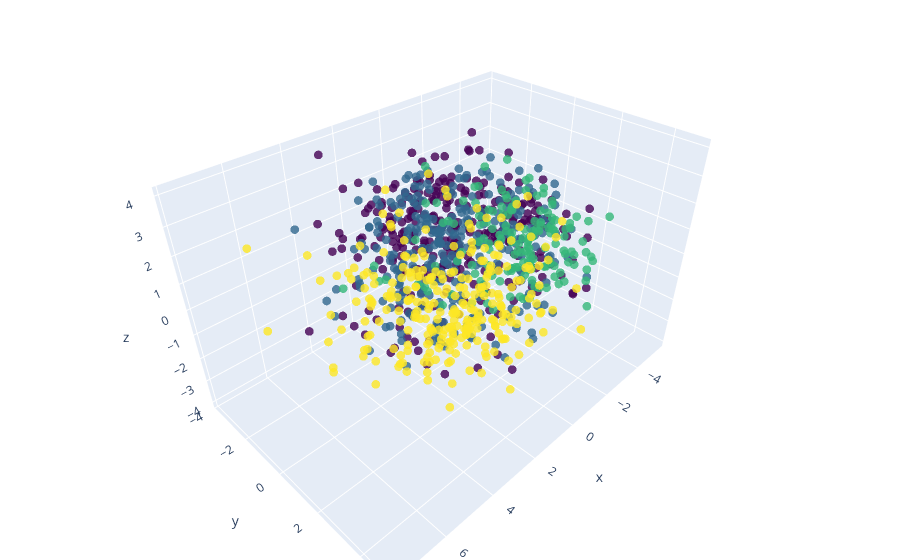
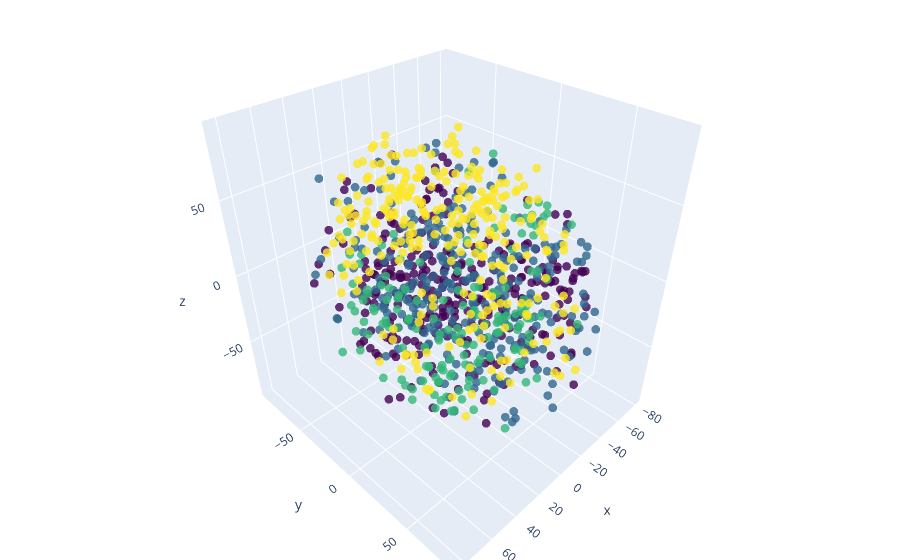

The notebook cell these images were saved under, in order:
### Code cell
import plotly.graph_objects as go

pca = PCA(n_components=3)
pca_result = pca.fit_transform(features)

fig = go.Figure(data=[go.Scatter3d(
    x=pca_result[:,0],
    y=pca_result[:,1],
    z=pca_result[:,2],
    mode='markers',
    marker=dict(
        size=3,
        color=labels,                
        colorscale='Viridis', 
        opacity=0.8
    )
)])

fig.update_layout(margin=dict(l=0, r=0, b=0, t=0))
fig.show()

import plotly.graph_objects as go
from sklearn.manifold import TSNE

tsne = TSNE(n_components=3)
tsne_results = tsne.fit_transform(features)

fig = go.Figure(data=[go.Scatter3d(
    x=tsne_results[:,0],
    y=tsne_results[:,1],
    z=tsne_results[:,2],
    mode='markers',
    marker=dict(
        size=3,
        color=labels,              
        colorscale='Viridis', 
        opacity=0.8
    )
)])

# tight layout
fig.update_layout(margin=dict(l=0, r=0, b=0, t=0))
fig.show()

### Figure 1 — Plotly figure (JSON) as saved in the notebook; plotly's stock layout.template omitted (floating-point values rounded to 4 significant figures; data arrays with more than 128 entries replaced by an {"elided": "..."} marker saying what was removed)
{"data": [{"marker": {"color": {"elided": "1000 int values"}, "colorscale": [[0, "#440154"], [0.1111, "#482878"], [0.2222, "#3e4989"], [0.3333, "#31688e"], [0.4444, "#26828e"], [0.5556, "#1f9e89"], [0.6667, "#35b779"], [0.7778, "#6ece58"], [0.8889, "#b5de2b"], [1, "#fde725"]], "opacity": 0.8, "size": 3}, "mode": "markers", "type": "scatter3d", "x": {"elided": "1000 float values"}, "y": {"elided": "1000 float values"}, "z": {"elided": "1000 float values"}}], "layout": {"margin": {"b": 0, "l": 0, "r": 0, "t": 0}}}

### Figure 2 — Plotly figure (JSON) as saved in the notebook; plotly's stock layout.template omitted (floating-point values rounded to 4 significant figures; data arrays with more than 128 entries replaced by an {"elided": "..."} marker saying what was removed)
{"data": [{"marker": {"color": {"elided": "1000 int values"}, "colorscale": [[0, "#440154"], [0.1111, "#482878"], [0.2222, "#3e4989"], [0.3333, "#31688e"], [0.4444, "#26828e"], [0.5556, "#1f9e89"], [0.6667, "#35b779"], [0.7778, "#6ece58"], [0.8889, "#b5de2b"], [1, "#fde725"]], "opacity": 0.8, "size": 3}, "mode": "markers", "type": "scatter3d", "x": {"elided": "1000 float values"}, "y": {"elided": "1000 float values"}, "z": {"elided": "1000 float values"}}], "layout": {"margin": {"b": 0, "l": 0, "r": 0, "t": 0}}}
